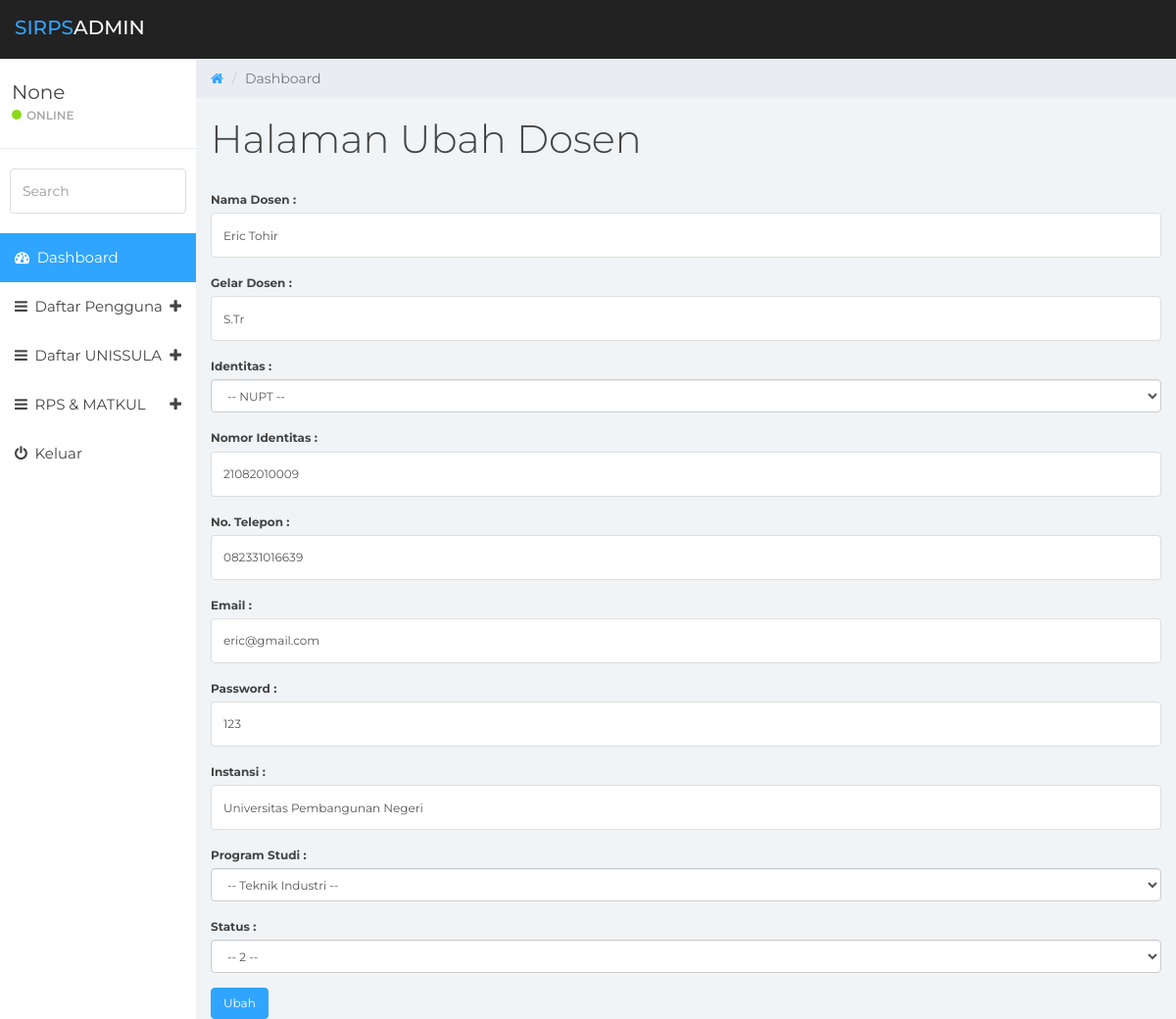
The app's page /admin/Home/Master/vUbah_Dosen.php?idDosen=3 with its own data.
### tables this page shows
CREATE TABLE `tbl_dosen` (
  `idDosen` int(11) NOT NULL,
  `namaDosen` varchar(255) NOT NULL,
  `gelarDosen` varchar(255) NOT NULL,
  `jenisIdentitas` varchar(255) NOT NULL,
  `nomorIdentitas` varchar(255) NOT NULL,
  `noTelpDosen` varchar(20) NOT NULL,
  `emailDosen` varchar(255) NOT NULL,
  `passwordDosen` varchar(255) NOT NULL,
  `instansiDosen` varchar(255) NOT NULL,
  `programStudi` varchar(255) NOT NULL,
  `status` int(11) DEFAULT NULL
);

### admin/Home/Master/vUbah_Dosen.php (the view, shortened to what this page needs)
<!DOCTYPE html>
<html>
<head>
    <link href="../css/bootstrap.min.css" rel="stylesheet">
    <link href="../css/font-awesome.min.css" rel="stylesheet">
    <link href="../css/datepicker3.css" rel="stylesheet">
    <link href="../css/styles.css" rel="stylesheet">
</head>
<?php
$idDosen = $_GET['idDosen'];
include '../../././../database/koneksi.php';
$sql = "SELECT * FROM tbl_dosen WHERE idDosen = $idDosen";
$result = mysqli_query($conn, $sql);
if ($result && mysqli_num_rows($result) > 0) {
    $dosen = mysqli_fetch_assoc($result);
    $idDosen = $dosen['idDosen'];
    $namaDosen = $dosen['namaDosen'];
    $gelarDosen = $dosen['gelarDosen'];
    $jenisIdentitas = $dosen['jenisIdentitas'];
    $nomorIdentitas = $dosen['nomorIdentitas'];
    $noTelpDosen = $dosen['noTelpDosen'];
    $emailDosen = $dosen['emailDosen'];
    $passwordDosen = $dosen['passwordDosen'];
    $instansiDosen = $dosen['instansiDosen'];
    $programStudi = $dosen['programStudi'];
    $status = $dosen['status'];
} else {
    echo "Data dosen tidak ditemukan.";
}
?>
<body>
    <nav class="navbar navbar-custom navbar-fixed-top" role="navigation">
        <div class="container-fluid">
            <div class="navbar-header">
                <a class="navbar-brand" href="#"><span>SIRPS</span>Admin</a>
            </div>
        </div>
    </nav>
    <div id="sidebar-collapse" class="col-sm-3 col-lg-2 sidebar">
        <div class="profile-sidebar">
            <div class="profile-usertitle">
                <div class="profile-usertitle-name">
                    <?php
                    if (isset($_SESSION['emailAdmin'])) {
                        echo $_SESSION['emailAdmin'];
                    } else {
                        echo "None";
                    }
                    ?>
                </div>
                <div class="profile-usertitle-status"><span class="indicator label-success"></span>Online</div>
            </div>
        </div>
        <form role="search">
            <div class="form-group">
                <input type="text" class="form-control" placeholder="Search">
            </div>
        </form>
        <ul class="nav menu">
            <li class="active"><a href="../home.php"><em class="fa fa-dashboard">&nbsp;</em> Dashboard</a></li>
            <li class="parent "><a data-toggle="collapse" href="#sub-item-1">
                    <em class="fa fa-navicon">&nbsp;</em> Daftar Pengguna <span data-toggle="collapse" href="#sub-item-1" class="icon pull-right"><em class="fa fa-plus"></em></span>
                </a>
            </li>
            <li class="parent "><a data-toggle="collapse" href="#sub-item-2">
                    <em class="fa fa-navicon">&nbsp;</em> Daftar UNISSULA <span data-toggle="collapse" href="#sub-item-2" class="icon pull-right"><em class="fa fa-plus"></em></span>
                </a>
            </li>
            <li class="parent "><a data-toggle="collapse" href="#sub-item-3">
                    <em class="fa fa-navicon">&nbsp;</em> RPS & MATKUL <span data-toggle="collapse" href="#sub-item-3" class="icon pull-right"><em class="fa fa-plus"></em></span>
                </a>
            </li>
            <li><a href=".././././../controller/admin/prosesLogout_Admin.php"><em class="fa fa-power-off">&nbsp;</em> Keluar</a></li>
        </ul>
    </div>
    <div class="col-sm-9 col-sm-offset-3 col-lg-10 col-lg-offset-2 main">
        <div class="row">
            <ol class="breadcrumb">
                <li><a href="#">
                        <em class="fa fa-home"></em>
                    </a></li>
                <li class="active">Dashboard</li>
            </ol>
        </div>
        <div class="row">
            <div class="col-lg-12">
                <h1 class="page-header">Halaman Ubah Dosen</h1>
            </div>
        </div>
        <form action="../../../controller/admin/prosesUbah_Dosen.php?idDosen=<?= $idDosen; ?>" method="post">
            <div class="form-group">
                <label for="nama" style="font-size: 12px;">Nama Dosen :</label>
                <input type="text" class="form-control" id="nama" name="namaDosen" value="<?php echo $namaDosen; ?>" required style="font-size: 12px;">
            </div>
            <div class="form-group">
                <label for="nama" style="font-size: 12px;">Gelar Dosen :</label>
                <input type="text" class="form-control" id="nama" name="gelarDosen" value="<?php echo $gelarDosen; ?>" required style="font-size: 12px;">
            </div>
            <div class="form-group">
                <label for="status" style="font-size: 12px;">Identitas :</label>
                <select class="form-control" id="status" name="jenisIdentitas" required style="font-size: 12px;">
                    <option value="" disabled selected>-- <?= $jenisIdentitas ?> --</option>
                </select>
            </div>
            <div class="form-group">
                <label for="nama" style="font-size: 12px;">Nomor Identitas :</label>
                <input type="text" class="form-control" id="nama" name="nomorIdentitas" required style="font-size: 12px;" value="<?= $nomorIdentitas ?>">
            </div>
            <div class="form-group">
                <label for="noTelp" style="font-size: 12px;">No. Telepon :</label>
                <input type="number" class="form-control" id="noTelp" name="noTelpDosen" required style="font-size: 12px;" value="<?= $noTelpDosen ?>">
            </div>
            <div class="form-group">
                <label for="email" style="font-size: 12px;">Email :</label>
                <input type="email" class="form-control" id="email" name="emailDosen" required style="font-size: 12px;" value="<?= $emailDosen ?>">
            </div>
            <div class="form-group">
                <label for="password" style="font-size: 12px;">Password :</label>
                <input type="text" class="form-control" id="password" name="passwordDosen" required style="font-size: 12px;" value="<?= $passwordDosen ?>">
            </div>
            <div class="form-group">
                <label for="password" style="font-size: 12px;">Instansi :</label>
                <input type="text" class="form-control" id="instansiDosen" name="instansiDosen" required style="font-size: 12px;" value="<?= $instansiDosen ?>">
            </div>
            <div class="form-group">
                <label for="programStudi" style="font-size: 12px;">Program Studi :</label>
                <select class="form-control" id="programStudi" name="programStudi" required style="font-size: 12px;">
                    <option value="" disabled selected>-- <?= $programStudi ?> --</option>
                </select>
            </div>
            <div class="form-group">
                <label for="status" style="font-size: 12px;">Status :</label>
                <select class="form-control" id="status" name="status" required style="font-size: 12px;">
                    <option value="" selected>-- <?= $status ?> --</option>
                </select>
            </div>
            <button type="submit" class="btn btn-primary" style="font-size: 12px;">Ubah</button>
        </form>
    </div>
</body>
</html>

### admin/Home/css/styles.css (style rules this page uses)
body { background: #f1f4f7; padding-top: 60px; font-size: 14px; color: #444444; font-family: "Montserrat", "Helvetica Neue", Helvetica, Arial, sans-serif; }
a, a:hover, a:focus { color: #30a5ff; }
h1, h2, h3, h4, h5, h6 { color: #444444; }
h1 { font-weight: 300; font-size: 40px; }
input.form-control { border: 1px solid #ddd; box-shadow: none; height: 46px; }
.navbar-custom { background: #222; height: 60px; }
.navbar-header .navbar-brand { color: #fff; font-size: 20px; text-transform: uppercase; font-weight: 500; height: 60px; padding-top: 18px; }
.navbar-header .navbar-brand span { color: #30a5ff; }
.btn-primary, .btn-primary:hover, .btn-primary:focus, .btn-primary:active, .btn-primary.active, .open > .dropdown-toggle.btn-primary, .btn-primary.disabled, .btn-primary[disabled], fieldset[disabled] .btn-primary, .btn-primary.disabled:hover, .btn-primary[disabled]:hover, fieldset[disabled] .btn-primary:hover, .btn-primary.disabled:focus, .btn-primary[disabled]:focus, fieldset[disabled] .btn-primary:focus, .btn-primary.disabled:active, .btn-primary[disabled]:active, fieldset[disabled] .btn-primary:active, .btn-primary.disabled.active, .btn-primary[disabled].active, fieldset[disabled] .btn-primary.active { background-color: #30a5ff; border-color: #30a5ff; }
.label-success { background-color: #8ad919; }
.navbar { border: 0; }
.sidebar { display: block; padding: 0; display: none; box-shadow: none; background: #fff; }
.sidebar ul { margin: 20px 0px; }
.sidebar form { padding: 10px 0 0 0; margin: 10px 10px 20px 10px; }
@media (min-width: 768px) { .sidebar { display: block; position: fixed; top: 60px; bottom: 0; left: 0; z-index: 1000; display: block; margin: 0; padding: 0; overflow-x: hidden; overflow-y: auto; } }
@media (min-width: 768px) { .navbar-header { width: 100%; } }
.sidebar ul.nav .active a, .sidebar ul.nav li.parent a.active, .sidebar ul.nav .active > a:hover, .sidebar ul.nav li.parent a.active:hover, .sidebar ul.nav .active > a:focus, .sidebar ul.nav li.parent a.active:focus { color: #fff; background-color: #30a5ff; }
.sidebar ul.nav li a { height: 50px; font-size: 15px; line-height: 2em; color: #444444; }
.profile-sidebar { padding: 10px 0; border-bottom: 1px solid #e9ecf2; }
.indicator { width: 10px; height: 10px; display: inline-block; border-radius: 9999px; margin-right: 5px; }
.profile-usertitle { float: left; text-align: left; margin: 10px 0 0 12px; }
.profile-usertitle-name { font-size: 20px; margin-bottom: 0px; }
.profile-usertitle-status { text-transform: uppercase; color: #AAA; font-size: 12px; font-weight: 600; margin-bottom: 15px; }
.breadcrumb { border-radius: 0; padding: 10px 15px 10px 15px; background: #e9ecf2; margin: 0; }
h1.page-header { margin-top: 20px; border-bottom: 0; }

### records on screen
tbl_dosen: namaDosen "Eric Tohir", gelarDosen "S.Tr", nomorIdentitas "21082010009", noTelpDosen "082331016639", emailDosen "eric@gmail.com", passwordDosen "123", instansiDosen "Universitas Pembangunan Negeri"
